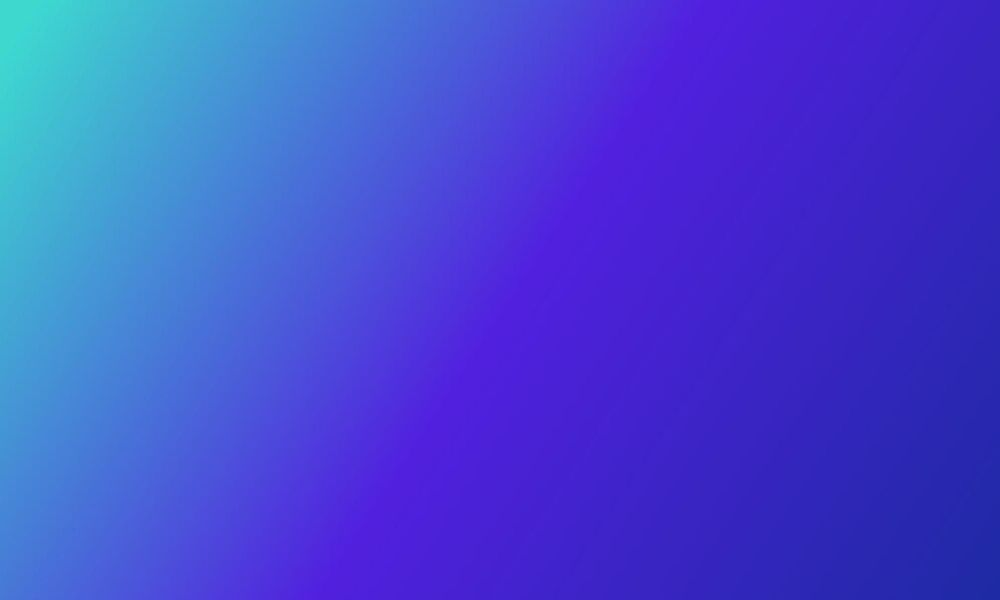
#> input picture Clase1/control_lectura1/cl_1.jpg, 1000 x 600 px
$ jupyter execute control_lectura1.ipynb
#> lines starting #> are read from the running program, lines starting #| are printed output that depends on the picture
### 1. Sección Teoría

### 1.1 ¿Para qué sirve ecualizar el histograma de una imagen?<br>

Ecualizar el histograma de una imagen sirve para mejorar su contraste, haciendo que los detalled en areas oscuras o claras sean mas visibles, en el proceso se redistribuye los niveles de intensidad de los pixeles aprovechando mejor el rango completo de valores (0-255 en imagenes en escala de grises) . generalmente revela o mejora la visibilidad de detalles que estaban ocultos por problemas en la adquisicion como mala iluminacion.

### 1.2 ¿Cuál es la diferencia entre el histograma original y el ecualizado?<br>
La diferencia entre el histograma original y el ecualizado radica principalmente en cómo se distribuyen los niveles de intensidad de la imagen.

Ej.:
la imagen original puede tener un histograma con picos en ciertas regiones (entre 0 y 100), lo que indicaria que la imagen tiene poca variedad de tonos y bajo contraste.

al ecualizarlo se busca que todos los niveles de intensidad tengan una frecuencia más uniforme. El histograma resultante es mas plano y extndido.

### 1.3 ¿Por qué no se debe ecualizar imágenes a color en los canales R, G y B por separado?<br>

Por que la ecualizacion separada provoca que se pierda la relacion original entre estos canales alterando el color percibido, distorsionando el contraste y haciendola lucir artificial.

### 1.4 Menciona dos espacios de color alternativos que permiten ecualizar luminancia sin afectar el color.<br>

* YCbCr (YUV)
    Y: luminancia (brillo)
    Cb y Cr: componentes de color (crominancia)
    con este espacio se puede ecualizar solo el canal Y para mejorar el contraste sin alterar los componentes de color.

* HSV (Hue, Saturation, Value)
    H: matiz (color)
    S: saturación (intensidad del color)
    V: valor (brillo)
    en este espacio se puede utilizar V para mejorar el brillo o contraste sin modificar el color (H) ni la saturación (S).

#### 2. Sección Programación
2.1 Dada la siguiente imagen (en escala de grises) y su histograma ¿Esperas que la ecualización tenga mucho o poco efecto en esta imagen? Justifica. ¿Qué tipo de imagen se beneficia más de la ecualización?

[cell 1]
import numpy as np
import matplotlib.pyplot as plt
from PIL import Image

def mostrar(img, titulo):
    hist = np.histogram(img, bins=256, range=(0, 255))[0]
    fig, axs = plt.subplots(1, 2, figsize=(15, 4))

    axs[0].imshow(img, cmap='gray', vmin=0, vmax=255)
    axs[0].set_title(titulo)
    axs[0].axis('off')

    axs[1].plot(hist, color='black')
    axs[1].set_title("Histograma")
    axs[1].set_xlim(0, 255)

    plt.tight_layout()
    plt.show()

img1 = np.array(Image.open('./cl_1.jpg').convert('L'))
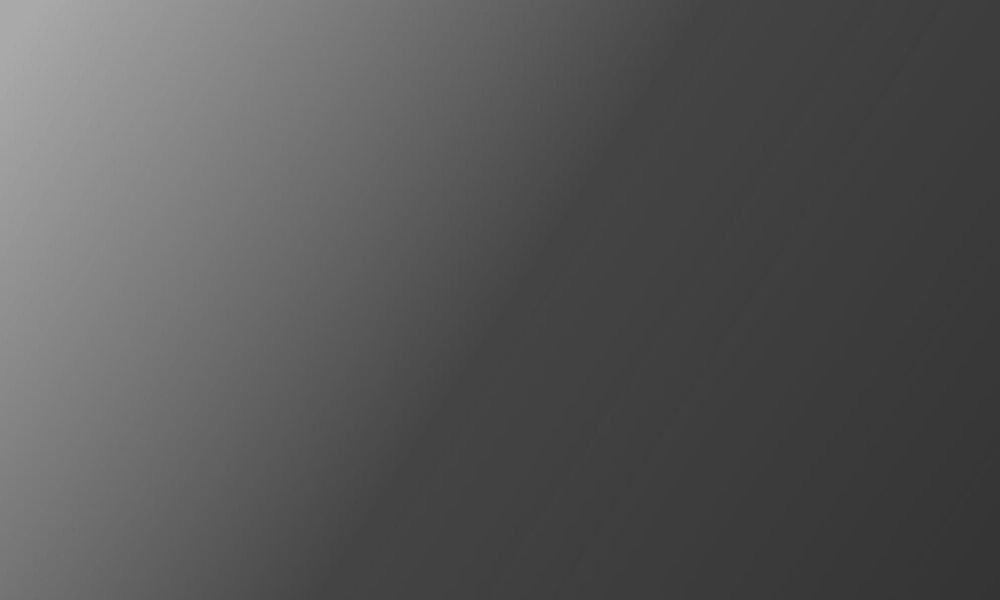
#> img1: shape (600, 1000); min 52, max 170, mean 86.1
mostrar(img1, "Degradado")
#> in mostrar, `hist = np.histogram(img, bins=256, range=(0, 255))[0]`: hist = 256 values, max 31496 at index 61, min 0 at index 0, mean 2343.8

Se esperaria que tenga poco efecto ya que el histograma muestra una distribucion de intenciadaes en un rango estrecho lo que indica un contraste moderado o bajo , sin aprovechar todo el rengo dinamico disponible , siendo un degradado de transiciones suaves la ecualizacion puede romper la uniformidad y generar saltos artificiales de luminancia mas que mejorarla.

Las imagenes que se mejoran mas de una ecualizacion son aquellas que estan sobre o subexpuestas, haciendo que la informacion de los pixeles este en el rango alto cercano a los blancos (255) o en el rango bajo cercano a 0 , ademas de las imagenes con un contraste plano como las radiografias.

##### 2.2 Usando la imagen suministrada (cl_2). Realiza lo siguiente:

2.2.1 Muestra la imagen original en escala de grises y su histograma.

2.2.2 Aplica ecualización de histograma en escala de grises.

2.2.3 Muestra la imagen ecualizada y su nuevo histograma.

2.2.4 Compara visualmente los resultados: ¿qué mejoró? ¿qué no?

2.2.5 Implementa la ecualización de histograma en la imagen a color (sobre el canal Y usando YCbCr o sobre el canal V usando HSV).

[cell 2]
import cv2

img2 = Image.open('./cl_2.jpg').convert('L')
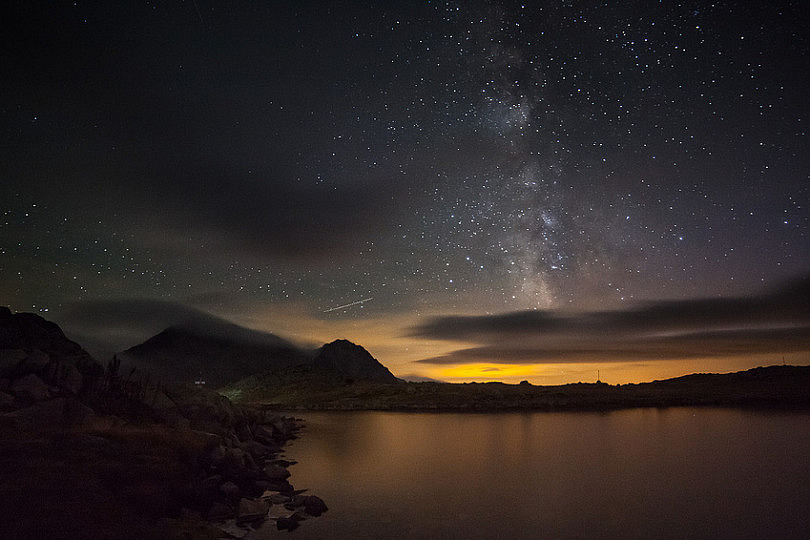
#> input picture Clase1/control_lectura1/cl_2.jpg, 810 x 540 px
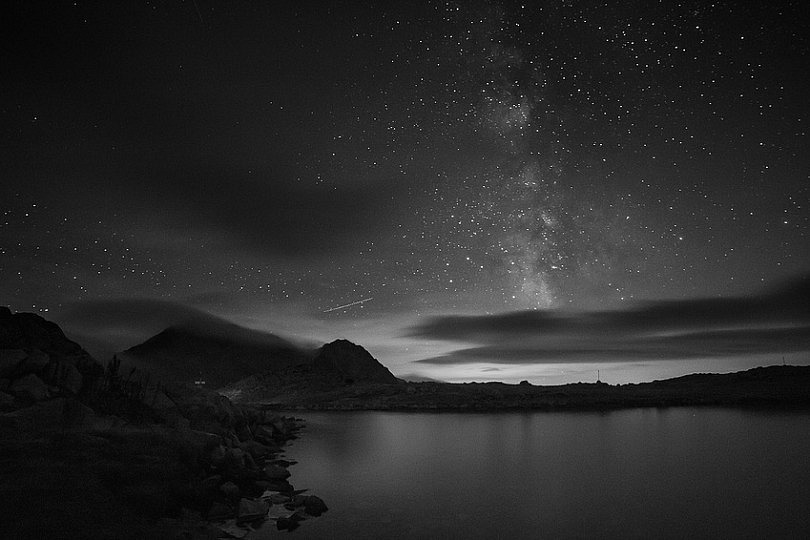
#> img2: PIL image 810x540 L; min 0, max 255, mean 41

mostrar(np.array(img2), "Original")

img2_np = np.array(img2)

img_eq = cv2.equalizeHist(img2_np)
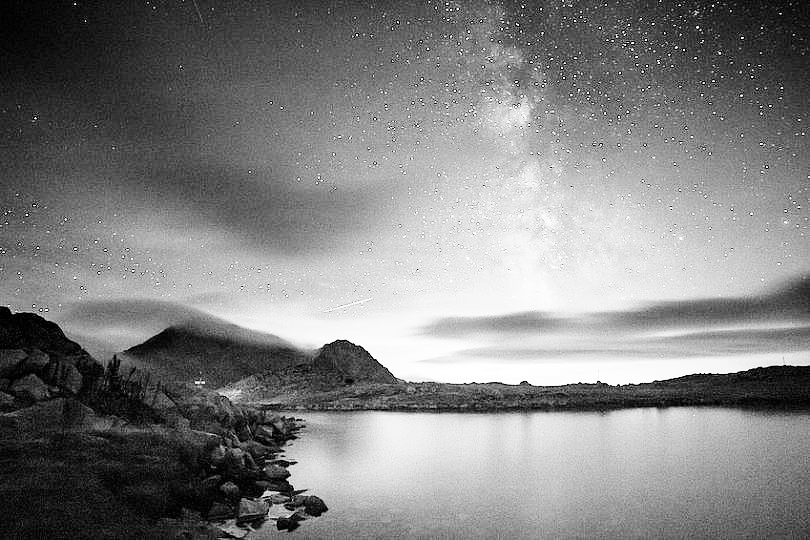
#> img_eq: shape (540, 810); min 0, max 255, mean 129.1

mostrar(img_eq, "Ecualizado con OpenCV")
#> call 3 of mostrar, with titulo = 'Ecualizado con OpenCV'
#> in mostrar (call 3), `hist = np.histogram(img, bins=256, range=(0, 255))[0]`: hist = 256 values, max 9865 at index 79, min 0 at index 3, mean 1708.6
#> in mostrar (call 3), `plt.show()`:
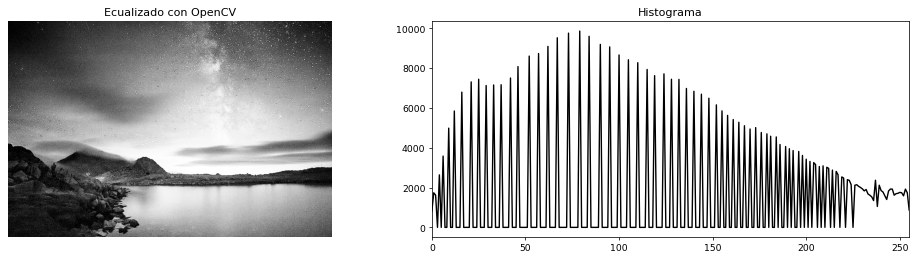
#> figure drawn by matplotlib, 2 panels; panel 2: curve peaks at x = 79, y = 9865


en la imagen ecualizada se revelan detalles que antes estaban en sombras, especialmente en las áreas de las montañas y las nubes.
El cielo resalta mas las estrellas.

hay un histograma mas distribuido el histograma original estaba sesgado hacia los valores bajos (imagen oscura), el histograma ecualizado se extiende por todo el rango (0–255), lo que indica una mejor utilización del rango dinámico.

La ecualización también amplifica el ruido presente en áreas oscuras, algunas regiones pueden parecer sobresaturadas en contraste, haciendo que ciertos bordes o texturas se vean artificiales.

[cell 3]
from PIL import Image
import numpy as np
import cv2
import matplotlib.pyplot as plt

def mostrar_color(img, title=""):
    plt.figure(figsize=(12, 5))
    plt.subplot(1, 2, 1)
    plt.imshow(img)
    plt.title(title)
    plt.axis('off')

    plt.subplot(1, 2, 2)
    plt.hist(img.ravel(), bins=256, range=(0, 256), color='black')
    plt.title("Histograma")
    plt.tight_layout()
    plt.show()

img2 = Image.open('./cl_2.jpg')
#> img2 is the input picture: PIL image 810x540 RGB; mean R, G, B 46.7, 38.8, 37.2
mostrar_color(np.array(img2), "Original Color")
#> in mostrar_color, `plt.show()`:
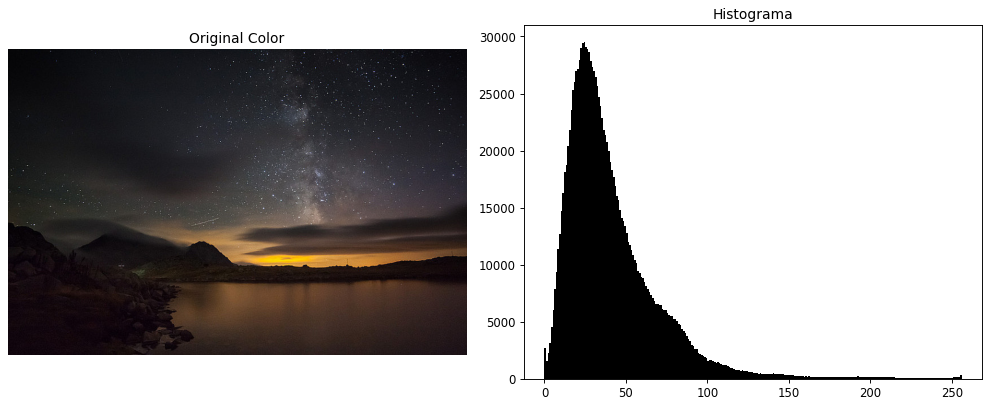
#> figure drawn by matplotlib, 2 panels; panel 2: tallest bar 29494 high, from x = 24 to 25

img2_np = np.array(img2)
img2_bgr = cv2.cvtColor(img2_np, cv2.COLOR_RGB2BGR)
img_ycrcb = cv2.cvtColor(img2_bgr, cv2.COLOR_BGR2YCrCb)
#> img_ycrcb: shape (540, 810, 3); mean of channels 0, 1, 2 41, 132, 125.9

y, cr, cb = cv2.split(img_ycrcb)
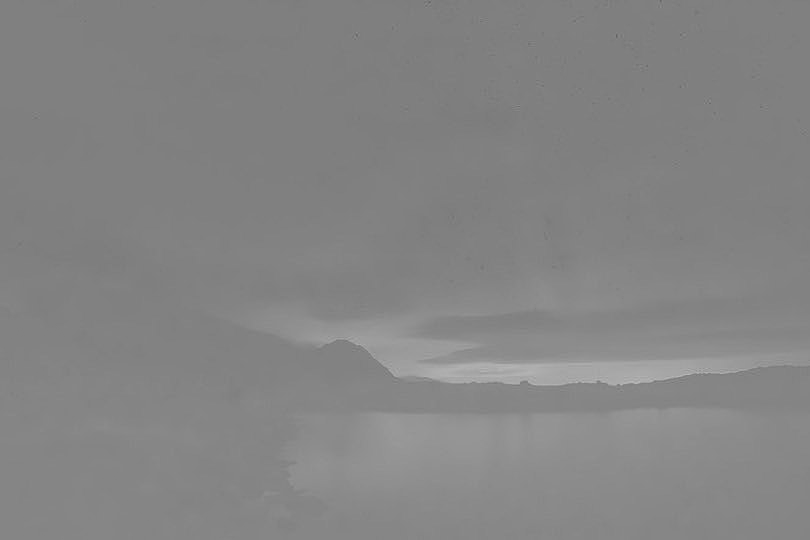
#> cr: shape (540, 810); min 98, max 187, mean 132
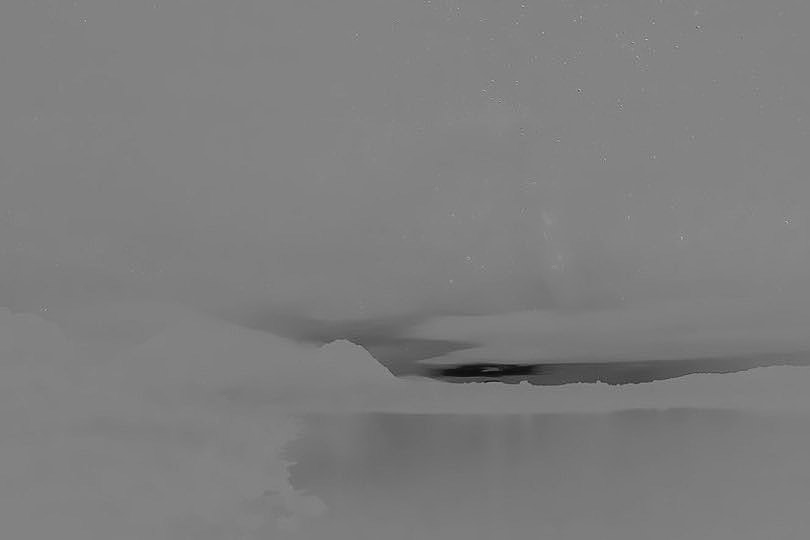
#> cb: shape (540, 810); min 9, max 198, mean 125.9

y_eq = cv2.equalizeHist(y)

img_ycrcb_eq = cv2.merge((y_eq, cr, cb))
#> img_ycrcb_eq: shape (540, 810, 3); mean of channels 0, 1, 2 129.1, 132, 125.9
img_eq_bgr = cv2.cvtColor(img_ycrcb_eq, cv2.COLOR_YCrCb2BGR)
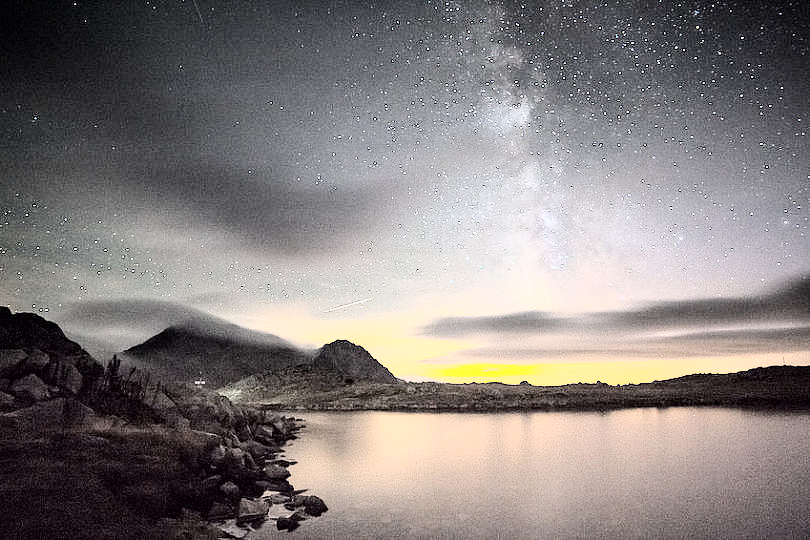
#> img_eq_bgr: shape (540, 810, 3); mean B, G, R 125.3, 127, 133.6
img_eq_rgb = cv2.cvtColor(img_eq_bgr, cv2.COLOR_BGR2RGB)

mostrar_color(img_eq_rgb, "Ecualizado Y")
#> call 2 of mostrar_color, with title = 'Ecualizado Y'
#> in mostrar_color (call 2), `plt.show()`:
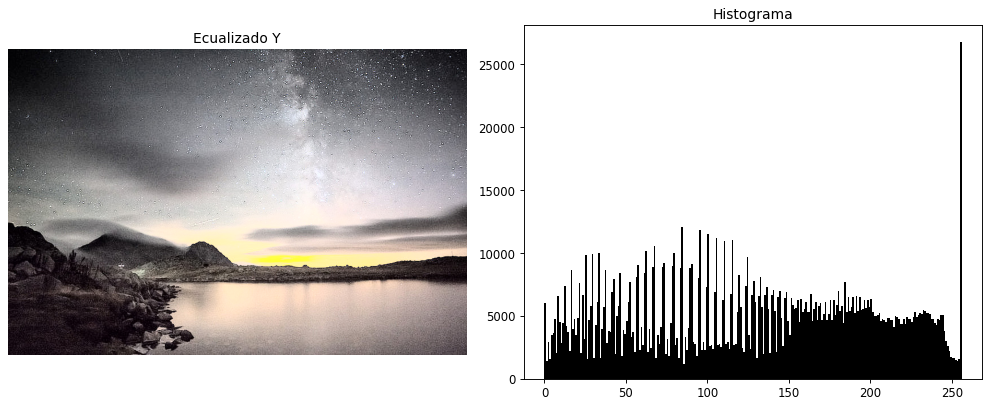
#> figure drawn by matplotlib, 2 panels; panel 2: tallest bar 26728 high, from x = 255 to 256
